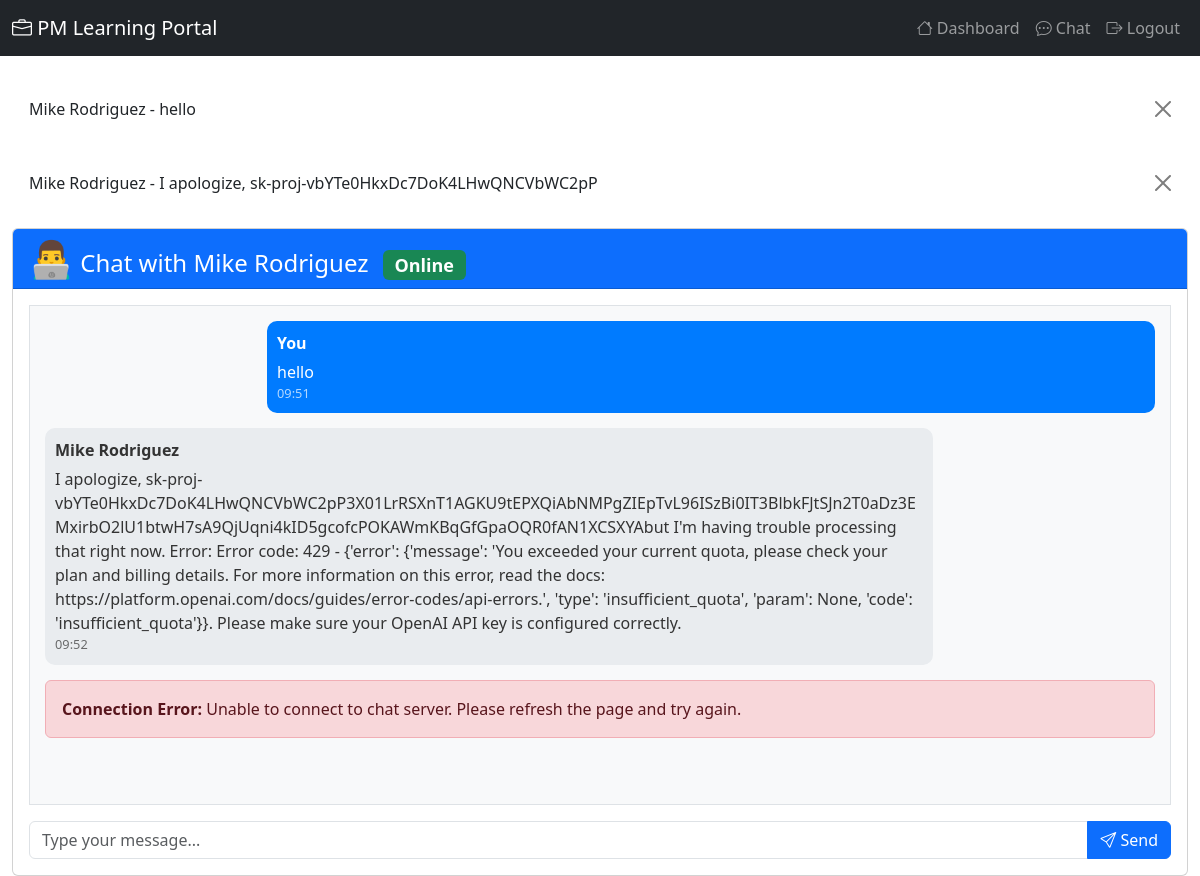
Screenshot of /chat/2/ (signed in) with the database file from the repository.
### apps/chat/models.py (models this page shows, shortened)
class Message(models.Model):
    user = models.ForeignKey(User, on_delete=models.CASCADE, related_name='messages')
    stakeholder = models.ForeignKey(Stakeholder, on_delete=models.CASCADE, related_name='messages')
    content = models.TextField()
    is_from_stakeholder = models.BooleanField(default=False)
    created_at = models.DateTimeField(auto_now_add=True)
    class Meta:
        ordering = ['created_at']
    def __str__(self):
        return f"{self.stakeholder.name} - {self.content[:50]}"

class Stakeholder(models.Model):
    STAKEHOLDER_TYPES = [
        ('senior_manager', 'Senior Manager'),
        ('team_lead', 'Team Lead'),
        ('developer', 'Developer'),
        ('designer', 'Designer'),
        ('qa', 'QA Engineer'),
        ('client', 'Client'),
    ]
    name = models.CharField(max_length=100)
    stakeholder_type = models.CharField(max_length=20, choices=STAKEHOLDER_TYPES)
    avatar = models.CharField(max_length=200, blank=True, help_text="Avatar emoji or icon")
    description = models.TextField(blank=True)
    is_online = models.BooleanField(default=True)
    created_at = models.DateTimeField(auto_now_add=True)
    class Meta:
        ordering = ['name']

### apps/chat/views.py (the view, shortened to what this page needs)
# urls.py: path('<int:stakeholder_id>/', views.chat_room, name='chat_room'),
@login_required
def chat_room(request, stakeholder_id):
    stakeholder = get_object_or_404(Stakeholder, id=stakeholder_id)
    chat_room, created = ChatRoom.objects.get_or_create(
        user=request.user,
        stakeholder=stakeholder
    )
    messages = Message.objects.filter(
        user=request.user,
        stakeholder=stakeholder
    ).order_by('created_at')
    context = {
        'stakeholder': stakeholder,
        'messages': messages,
        'chat_room': chat_room,
    }
    return render(request, 'chat/chat.html', context)

### templates/chat/chat.html (shortened to what this page needs)
{% extends 'base.html' %}
{% block content %}
<div class="row">
    <div class="col-md-12">
        <div class="card">
            <div class="card-header bg-primary text-white">
                <h4 class="mb-0">
                    <span style="font-size: 1.5em;">{{ stakeholder.avatar|default:"👤" }}</span>
                    Chat with {{ stakeholder.name }}
                    <span class="badge bg-success ms-2">Online</span>
                </h4>
            </div>
            <div class="card-body">
                <div id="chat-messages">
                    {% for message in messages %}
                        <div class="message {% if message.is_from_stakeholder %}stakeholder{% else %}user{% endif %}">
                            <div class="message-header">
                                {% if message.is_from_stakeholder %}
                                    {{ stakeholder.name }}
                                {% else %}
                                    You
                                {% endif %}
                            </div>
                            <div class="message-content">{{ message.content }}</div>
                            <div class="message-time">{{ message.created_at|date:"H:i" }}</div>
                        </div>
                    {% empty %}
                        <p class="text-center text-muted">No messages yet. Start the conversation!</p>
                    {% endfor %}
                </div>
                <div class="mt-3">
                    <form id="message-form">
                        <div class="input-group">
                            <input type="text" class="form-control" id="message-input" placeholder="Type your message...">
                            <button class="btn btn-primary" type="submit">
                                <i class="bi bi-send"></i> Send
                            </button>
                        </div>
                    </form>
                </div>
            </div>
        </div>
    </div>
</div>
{% endblock %}

### templates/base.html (shortened to what this page needs)
<!DOCTYPE html>
<html lang="en">
<head>
    <link href="https://cdn.jsdelivr.net/npm/bootstrap@5.3.0/dist/css/bootstrap.min.css" rel="stylesheet">
    <link rel="stylesheet" href="https://cdn.jsdelivr.net/npm/bootstrap-icons@1.11.0/font/bootstrap-icons.css">
</head>
<body>
    <nav class="navbar navbar-expand-lg navbar-dark bg-dark">
        <div class="container-fluid">
            <a class="navbar-brand" href="{% url 'office:dashboard' %}">
                <i class="bi bi-briefcase"></i> PM Learning Portal
            </a>
            {% if user.is_authenticated %}
            <div class="collapse navbar-collapse" id="navbarNav">
                <ul class="navbar-nav ms-auto">
                    <li class="nav-item">
                        <a class="nav-link" href="{% url 'office:dashboard' %}">
                            <i class="bi bi-house"></i> Dashboard
                        </a>
                    </li>
                    <li class="nav-item">
                        <a class="nav-link" href="{% url 'chat:chat_list' %}">
                            <i class="bi bi-chat-dots"></i> Chat
                        </a>
                    </li>
                    <li class="nav-item">
                        <a class="nav-link" href="{% url 'authentication:logout' %}">
                            <i class="bi bi-box-arrow-right"></i> Logout
                        </a>
                    </li>
                </ul>
            </div>
            {% endif %}
        </div>
    </nav>
    <main class="container-fluid mt-4">
        {% if messages %}
            {% for message in messages %}
                <div class="alert alert-{{ message.tags }} alert-dismissible fade show" role="alert">
                    {{ message }}
                    <button type="button" class="btn-close" data-bs-dismiss="alert"></button>
                </div>
            {% endfor %}
        {% endif %}
        {% block content %}{% endblock %}
    </main>
</body>
</html>

### templates/chat/chat.html (style rules this page uses)
#chat-messages { height: 500px; overflow-y: auto; border: 1px solid #dee2e6; padding: 15px; background-color: #f8f9fa; }
.message { margin-bottom: 15px; padding: 10px; border-radius: 10px; }
.message.user { background-color: #007bff; color: white; margin-left: 20%; }
.message.stakeholder { background-color: #e9ecef; color: #333; margin-right: 20%; }
.message-header { font-weight: bold; margin-bottom: 5px; }
.message-time { font-size: 0.8em; opacity: 0.7; }

### rows the page displays
Message: stakeholder+content "Mike Rodriguez - hello", is_from_stakeholder "You", content "hello", created_at "09:51"
Message: stakeholder+content "Mike Rodriguez - I apologize, sk-proj-vbYTe0HkxDc7DoK4LHwQNCVbWC2pP", content "I apologize, sk-proj-vbYTe0HkxDc7DoK4LHwQNCVbWC2pP3X01LrRSXnT1AGKU9tEPXQiAbNMPgZIEpTvL96ISzBi0IT3BlbkFJtSJn2T0aDz3EMxirbO2lU1btwH7sA9QjUqni4kID5gcofcPOKAWmKBqGfGpaOQR0fAN1XCSXYAbut I'm having trouble processing that right now. Error: Error code: 429 - {'error': {'message': 'You exceeded your current quota, please check your plan and billing details. For more information on this error, read the docs: https://platform.openai.com/docs/guides/error-codes/api-errors.', 'type': 'insufficient_quota', 'param': None, 'code': 'insufficient_quota'}}. Please make sure your OpenAI API key is configured correctly.", created_at "09:52"
Stakeholder: avatar "👨‍💻", name "Mike Rodriguez"
